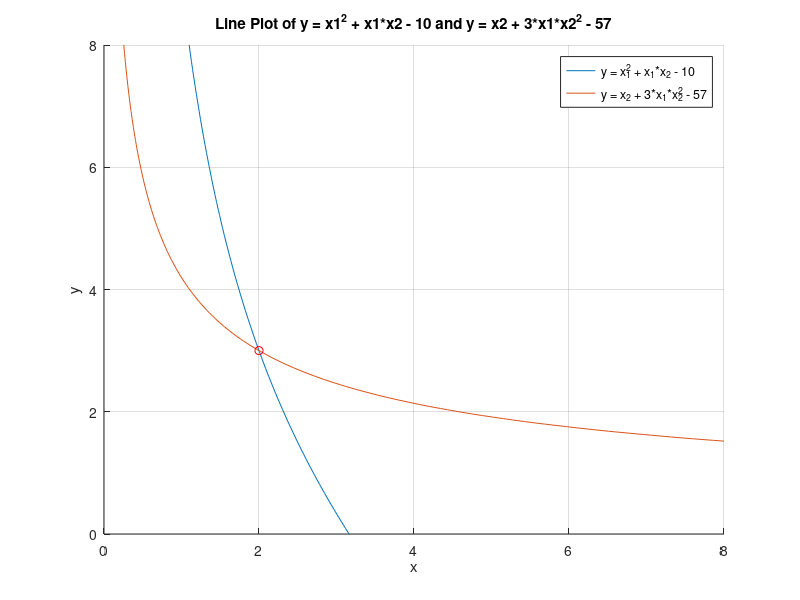

Write MATLAB code to recreate this figure.
% (c)2021 Hien PHAN.
clc;
clear;
clf;


clc
clear all
close all
%%
x=[1 1]';
N = 50;
for k=1:N,
    F=[ x(1)*x(1) + x(1)*x(2) - 10 ; x(2) + 3*x(1)*x(2)*x(2) - 57];
    J=[2*x(1) + x(2), x(1) ; 3*x(2).^2, 1 + 6*x(1).*x(2)];
    dx=J\F;
    x=x-dx;
end
k
x
F1 = F(1)
F2 = F(2)

%----------------
hold on
ezplot('x1^2 + x1*x2 - 10', [0 8])
ezplot('x2 + 3*x1*x2^2 - 57', [0 8])
plot(x(1), x(2), 'ro')
title('Line Plot of y = x1^2 + x1*x2 - 10 and y = x2 + 3*x1*x2^2 - 57');
xlabel('x');
ylabel('y');
legend({'y = x_1^2 + x_1*x_2 - 10','y = x_2 + 3*x_1*x_2^2 - 57'},'Location','northeast');
grid on
hold off
